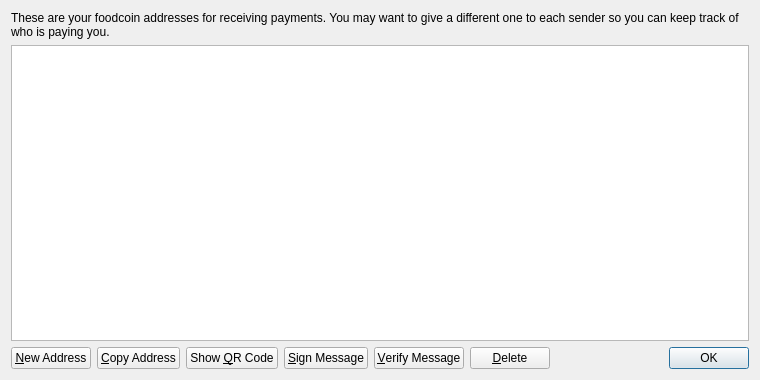
<?xml version="1.0" encoding="UTF-8"?>
<ui version="4.0">
 <class>AddressBookPage</class>
 <widget class="QWidget" name="AddressBookPage">
  <property name="geometry">
   <rect>
    <x>0</x>
    <y>0</y>
    <width>760</width>
    <height>380</height>
   </rect>
  </property>
  <property name="windowTitle">
   <string>Address Book</string>
  </property>
  <layout class="QVBoxLayout" name="verticalLayout">
   <item>
    <widget class="QLabel" name="labelExplanation">
     <property name="text">
      <string>These are your foodcoin addresses for receiving payments. You may want to give a different one to each sender so you can keep track of who is paying you.</string>
     </property>
     <property name="textFormat">
      <enum>Qt::PlainText</enum>
     </property>
     <property name="wordWrap">
      <bool>true</bool>
     </property>
    </widget>
   </item>
   <item>
    <widget class="QTableView" name="tableView">
     <property name="contextMenuPolicy">
      <enum>Qt::CustomContextMenu</enum>
     </property>
     <property name="toolTip">
      <string>Double-click to edit address or label</string>
     </property>
     <property name="tabKeyNavigation">
      <bool>false</bool>
     </property>
     <property name="alternatingRowColors">
      <bool>true</bool>
     </property>
     <property name="selectionMode">
      <enum>QAbstractItemView::SingleSelection</enum>
     </property>
     <property name="selectionBehavior">
      <enum>QAbstractItemView::SelectRows</enum>
     </property>
     <property name="sortingEnabled">
      <bool>true</bool>
     </property>
     <attribute name="verticalHeaderVisible">
      <bool>false</bool>
     </attribute>
    </widget>
   </item>
   <item>
    <layout class="QHBoxLayout" name="horizontalLayout">
     <item>
      <widget class="QPushButton" name="newAddressButton">
       <property name="toolTip">
        <string>Create a new address</string>
       </property>
       <property name="text">
        <string>&amp;New Address</string>
       </property>
       <property name="icon">
        <iconset resource="../bitcoin.qrc">
         <normaloff>:/icons/add</normaloff>:/icons/add</iconset>
       </property>
      </widget>
     </item>
     <item>
      <widget class="QPushButton" name="copyToClipboard">
       <property name="toolTip">
        <string>Copy the currently selected address to the system clipboard</string>
       </property>
       <property name="text">
        <string>&amp;Copy Address</string>
       </property>
       <property name="icon">
        <iconset resource="../bitcoin.qrc">
         <normaloff>:/icons/editcopy</normaloff>:/icons/editcopy</iconset>
       </property>
      </widget>
     </item>
     <item>
      <widget class="QPushButton" name="showQRCode">
       <property name="text">
        <string>Show &amp;QR Code</string>
       </property>
       <property name="icon">
        <iconset resource="../bitcoin.qrc">
         <normaloff>:/icons/qrcode</normaloff>:/icons/qrcode</iconset>
       </property>
      </widget>
     </item>
     <item>
      <widget class="QPushButton" name="signMessage">
       <property name="toolTip">
        <string>Sign a message to prove you own a Bitcoin address</string>
       </property>
       <property name="text">
        <string>&amp;Sign Message</string>
       </property>
       <property name="icon">
        <iconset resource="../bitcoin.qrc">
         <normaloff>:/icons/edit</normaloff>:/icons/edit</iconset>
       </property>
      </widget>
     </item>
     <item>
      <widget class="QPushButton" name="verifyMessage">
       <property name="toolTip">
        <string>Verify a message to ensure it was signed with a specified Bitcoin address</string>
       </property>
       <property name="text">
        <string>&amp;Verify Message</string>
       </property>
       <property name="icon">
        <iconset resource="../bitcoin.qrc">
         <normaloff>:/icons/transaction_0</normaloff>:/icons/transaction_0</iconset>
       </property>
      </widget>
     </item>
     <item>
      <widget class="QPushButton" name="deleteButton">
       <property name="toolTip">
        <string>Delete the currently selected address from the list. Only sending addresses can be deleted.</string>
       </property>
       <property name="text">
        <string>&amp;Delete</string>
       </property>
       <property name="icon">
        <iconset resource="../bitcoin.qrc">
         <normaloff>:/icons/remove</normaloff>:/icons/remove</iconset>
       </property>
      </widget>
     </item>
     <item>
      <spacer name="horizontalSpacer">
       <property name="orientation">
        <enum>Qt::Horizontal</enum>
       </property>
       <property name="sizeHint" stdset="0">
        <size>
         <width>40</width>
         <height>20</height>
        </size>
       </property>
      </spacer>
     </item>
     <item>
      <widget class="QDialogButtonBox" name="buttonBox">
       <property name="sizePolicy">
        <sizepolicy hsizetype="Maximum" vsizetype="Fixed">
         <horstretch>0</horstretch>
         <verstretch>0</verstretch>
        </sizepolicy>
       </property>
       <property name="standardButtons">
        <set>QDialogButtonBox::Ok</set>
       </property>
      </widget>
     </item>
    </layout>
   </item>
  </layout>
 </widget>
 <resources>
  <include location="../bitcoin.qrc"/>
 </resources>
 <connections/>
</ui>
